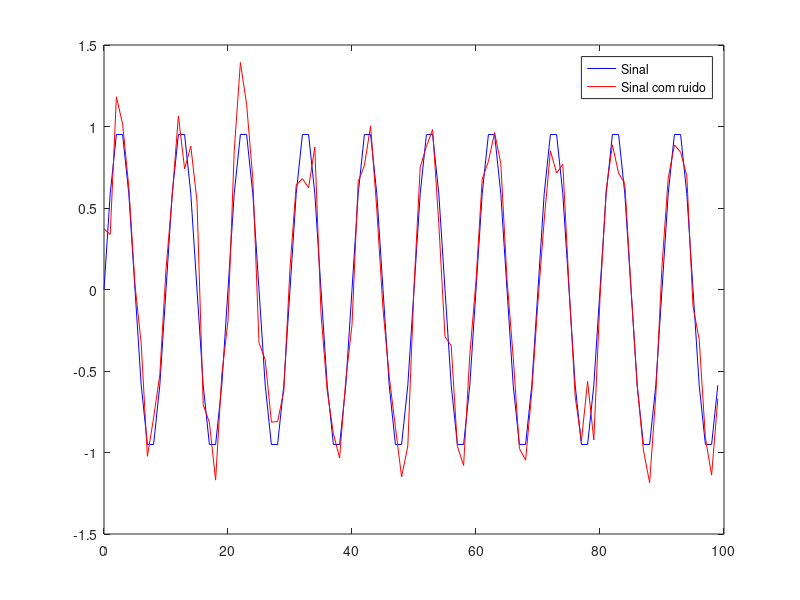

The MATLAB script that drew this image: (Note: this script raises an error after producing the figure.)

clear
clc
close all

pkg load communications;
pkg load signal;

MAXLEN = 100;
fs = 50;
Ts = 1/fs;
f = 5; % hz

t = 0:1/fs:2-1/fs; 
N = length(t);
n = 0:N-1;

% sinal discretizado com f de 10Hz
x_d = sin(2*pi*f*n*Ts);

% incluindo ruido no sinal com S/R = 5
x_noise = awgn(x_d,15);


idx_fig = 1;
figure(idx_fig);
plot(n,x_d,'b',n,x_noise,'r');
legend('Sinal', 'Sinal com ruido');

taps = 37; % qtd de coeficientes do filtro idade =28 mes nascimento = 7 
imp = unit_impulse(MAXLEN);

fc = 12.5; % empiricamente. Ja tive contado com sistemas de aquisicao embarcados
           % que a frequencia de corte do filtro consistia em 1/4 da frequencia de amostragem do sinal
   
wc = fc/(0.5*fs);

idx_fig = idx_fig + 1;

%projeto do filtro FIR utilizando a funcao fir
b_fir1 = fir1(taps,wc,'low');
x_fir1 = conv(b_fir1,x_noise);
b_fft_fir1 = fft(conv(b_fir1,imp)); %Resposta em frequencia do filtro

% Graficos
figure(idx_fig);
plot(n,x_noise,'b');hold on
plot(n,x_fir1(1:length(n)),'r');
legend('Sinal c/ ruido','Sinal Filtrado');

%Espectro
idx_fig = idx_fig + 1;
figure(idx_fig);
subplot(2,1,1)
plot(n*fs/N,abs(fft(x_d)),'b');
legend('Espectro - Sinal');
subplot(2,1,2);
plot(n*fs/N,abs(fft(x_noise)),'b');hold on
plot(n*fs/N,abs(fft(x_fir1(1:length(n)))),'r');
legend('Espectro - sinal c/ ruido','Espectro - sinal filtrado');

%Resposta na frequencia
idx_fig = idx_fig + 1;
figure(idx_fig);
subplot(2,1,1);
plot(1:length(b_fir1), b_fir1, 'b');title('Coeficientes do filtro');
legend('FIR1');

subplot(2,1,2);
half = 1:ceil(length(b_fft_fir1)/2);
plot((half/max(half))*(0.5*fs), abs(b_fft_fir1(half)),'b')
title('Resposta de magnitude em frequencia');
legend('FIR');



